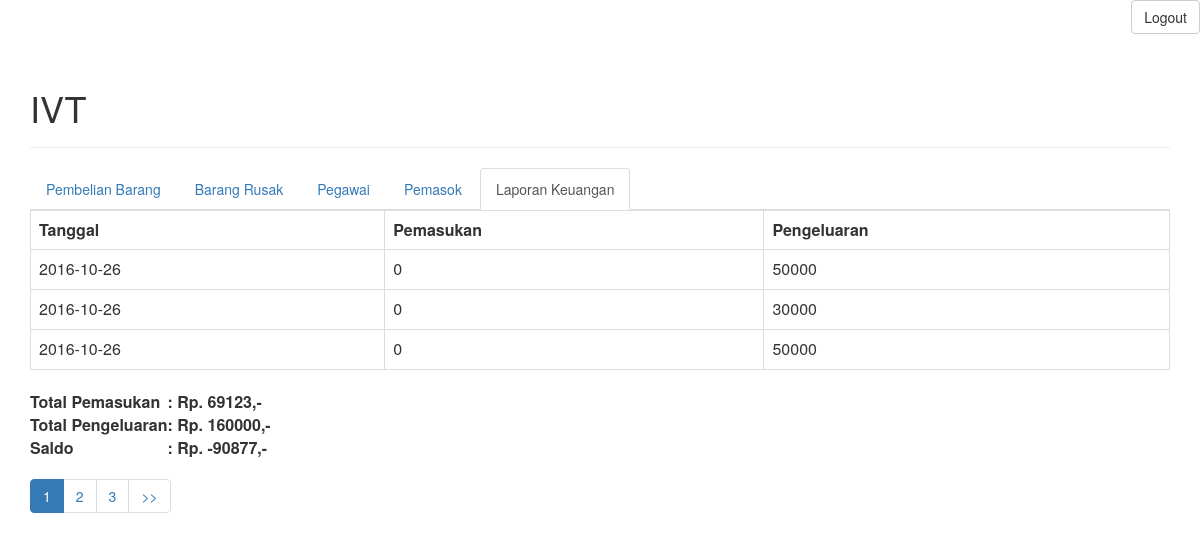
Screenshot of /view-transaksi.php (signed in) with the database file from the repository.
### tables this page shows
CREATE TABLE `transaksi` (
  `id_tra` int(11) NOT NULL,
  `tanggal` date DEFAULT NULL,
  `pengeluaran` int(11) DEFAULT NULL,
  `pemasukan` int(11) DEFAULT NULL
);

### objects/transaksi.php (called while the page is built, shortened)
<?php
class Transaksi{
    private $conn;
    private $table_name = "transaksi";
    public function __construct($db){
        $this->conn = $db;
    }
    function readAll($page, $from_record_num, $records_per_page){
    $query = "SELECT
    id_tra, pemasukan, pengeluaran,tanggal
    FROM
    " . $this->table_name . "
    ORDER BY id_tra
      ASC
    LIMIT
    {$from_record_num}, {$records_per_page}";
    $stmt = $this->conn->prepare( $query );
    $stmt->execute();
    return $stmt;
}
    public function TotalPemasukan(){
        $query = "SELECT pemasukan FROM transaksi";
        $stmt = $this->conn->prepare( $query );
        $stmt->execute();
        $total = 0;
        while($row = $stmt->fetch(PDO::FETCH_ASSOC)){
            extract($row);
            $total += $pemasukan;
        }
        return $total;
    }
    public function TotalPengeluaran(){
        $query = "SELECT pengeluaran FROM transaksi";
        $stmt = $this->conn->prepare( $query );
        $stmt->execute();
        $total=0;
        while($row = $stmt->fetch(PDO::FETCH_ASSOC)){
            extract($row);
            $total+=$pengeluaran;
        }
        return $total;
    }
}
?>

### view-transaksi.php (the view, shortened to what this page needs)
<div class="right-button-margin">
    <a href="logout_manajer.php" class="btn btn-default pull-right">Logout</a>
</div>
<?php
include_once 'objects/transaksi.php';
include_once "header.php";
?>
<ul class="nav nav-tabs">
  <li><a href="view-pembelianbarang.php">Pembelian Barang</a></li>
  <li><a href="view-barangrusakm.php">Barang Rusak</a></li>
  <li><a href="view-pegawai.php">Pegawai</a></li>
  <li><a href="view-pemasok.php">Pemasok</a></li>
  <li  class="active"><a href="view-transaksi.php">Laporan Keuangan</a></li>
</ul>
<?php
$page = isset($_GET['page']) ? $_GET['page'] : 1;
$records_per_page = 3;
$from_record_num = ($records_per_page * $page) - $records_per_page;
$database = new Database();
$db = $database->getConnection();
$transaksi = new Transaksi($db);
$stmt = $transaksi->readAll($page, $from_record_num, $records_per_page);
$num = $stmt->rowCount();
if ($num >0)
{
    echo '<table class="table table-hover table-responsive table-bordered" id="c">';
    echo '  <tr>';
    echo '      <th>Tanggal</th>';
    echo '      <th>Pemasukan</th>';
    echo '      <th>Pengeluaran</th>';
    echo '  </tr>';
    while ($row = $stmt->fetch(PDO::FETCH_ASSOC))
    {
        extract($row);
        echo '<tr>';
         echo '  <td>'.$tanggal.'</td>';
          echo '  <td>'.$pemasukan.'</td>';
        echo '  <td>'.$pengeluaran.'</td>';
        echo '</tr>';
    }
    $tot_pengeluaran= $transaksi->TotalPengeluaran();
    $tot_pemasukan=$transaksi->TotalPemasukan();
    $tot_saldo= $tot_pemasukan-$tot_pengeluaran;
    echo '</table>';
    echo '<table>';
    echo '  <tr>';
    echo '      <th>Total Pemasukan</th>';
    echo '      <th>: Rp. '.$tot_pemasukan.',-</th>';
    echo '  </tr>';
     echo '  <tr>';
    echo '      <th>Total Pengeluaran</th>';
    echo '      <th>: Rp. '.$tot_pengeluaran.',-</th>';
    echo '  </tr>';
    echo '  <tr>';
    echo '      <th>Saldo</th>';
    echo '      <th>: Rp. '.$tot_saldo.',-</th>';
    echo '  </tr>';
    echo '</table>';
}
else
{
    echo '<div>Transaksi Kosong.</div>';
}
?>
<?php
include_once 'paging-transaksi.php';
?>
<?
include_once "footer.php";
?>

### header.php (style rules this page uses)
.right-button-margin { margin: 0 0 1em 0; overflow: hidden; }

### rows the page displays
transaksi: tanggal "2016-10-26", pemasukan "0", pengeluaran "50000"
transaksi: tanggal "2016-10-26", pemasukan "0", pengeluaran "30000"
transaksi: tanggal "2016-10-26", pemasukan "0", pengeluaran "50000"

### other values shown
$page_title "IVT"
$tot_pemasukan "69123"
$tot_pengeluaran "160000"
$tot_saldo "-90877"
